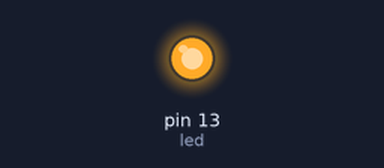
A sketch run on a simulated Arduino Uno, built with avr-gcc and run on an emulated ATmega328P. On the bench: output pins drawn as LEDs (lit = HIGH).

Above: at 0.1 s.
At 33.1 s:
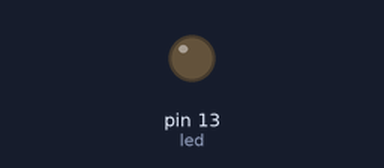
Timing chart, 0 to 34.6 s (numbered marks = the images above):
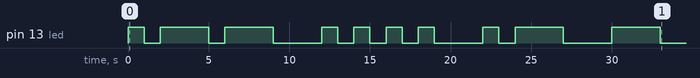

The sketch:

Morse_Code___Maybe_.ino
```cpp
/*
Modified Blink for Morse Code

The letter F only works in lower case. Could not identify problem. */


// Pin 13 has an LED connected on most Arduino boards.
// give it a name:
int led = 13;

// the setup routine runs once when you press reset:
void setup() {
  // initialize the digital pin as an output.
  pinMode(led, OUTPUT);
}

void dot()
{
  digitalWrite(led, HIGH);
  delay(1000);
  digitalWrite(led, LOW);
  delay(1000);
}

void dash()
{
  digitalWrite(led, HIGH);
  delay(3000);
  digitalWrite(led, LOW);
  delay(1000);  //space between parts of same letter
}

void space() //space between letters
{
  digitalWrite(led, LOW);
  delay(2000);
}

void pause() //space between words
{
  digitalWrite(led, LOW);
  delay(5000);
}

void A()
{ dot(); dash(); space();
}

void B()
{ dash(); dot(); dot(); dot(); space();
}

void C()
{ dash(); dot(); dash(); dot(); space();
}

void D()
{ dash(); dot(); dot(); space();
}

void E()
{ dot(); space();
}

void f() //f only seems to work as lower case. Program doesnt like uppercase. Conflict?)
{ dot(); dot(); dash(); dot(); space();
}

void G()
{ dash(); dash(); dot(); space();
}

void H()
{ dot(); dot(); dot(); dot(); space();
}

void I()
{ dot(); dot(); space();
}

void J()
{ dot(); dash(); dash(); dash(); space();
}

void K()
{ dash(); dot(); dash(); space();
}

void L()
{ dot(); dash(); dot(); dot(); space();
}

void M()
{ dash(); dash(); space();
}

void N()
{ dash(); dot(); space();
}

void O()
{ dash(); dash(); dash(); space();
}

void P()
{ dot(); dash(); dash(); dot(); space();
}

void Q()
{ dash(); dash(); dot(); dash(); space();
}

void R()
{ dot(); dash(); dot(); space();
}

void S()
{ dot(); dot(); dot(); space();
}

void T()
{ dash(); space();
}

void U()
{ dot(); dot(); dash(); space();
}

void V()
{ dot(); dot(); dot(); dash(); space();
}

void W()
{ dot(); dash(); dash(); space();
}

void X()
{ dash(); dot(); dot(); dash(); space();
}

void Y()
{ dash(); dot(); dash(); dash(); space();
}

void Z()
{ dash(); dash(); dot(); dot(); space();
}


// the loop routine runs over and over again forever:
void loop()
{
   W(); H(); A(); T(); pause(); H(); A(); T(); H(); pause(); G(); O(); D(); pause(); W(); R(); O(); U(); G(); H(); T(); pause(); pause();

        //extra pause at end to signify end/start

}
```

Measured:
- by itself, pin 13 (led): LOW → HIGH at 0.00 s, → LOW 1.0 s later, → HIGH 1.0 s later, → LOW 3.0 s later, … (20 changes in this stretch)
